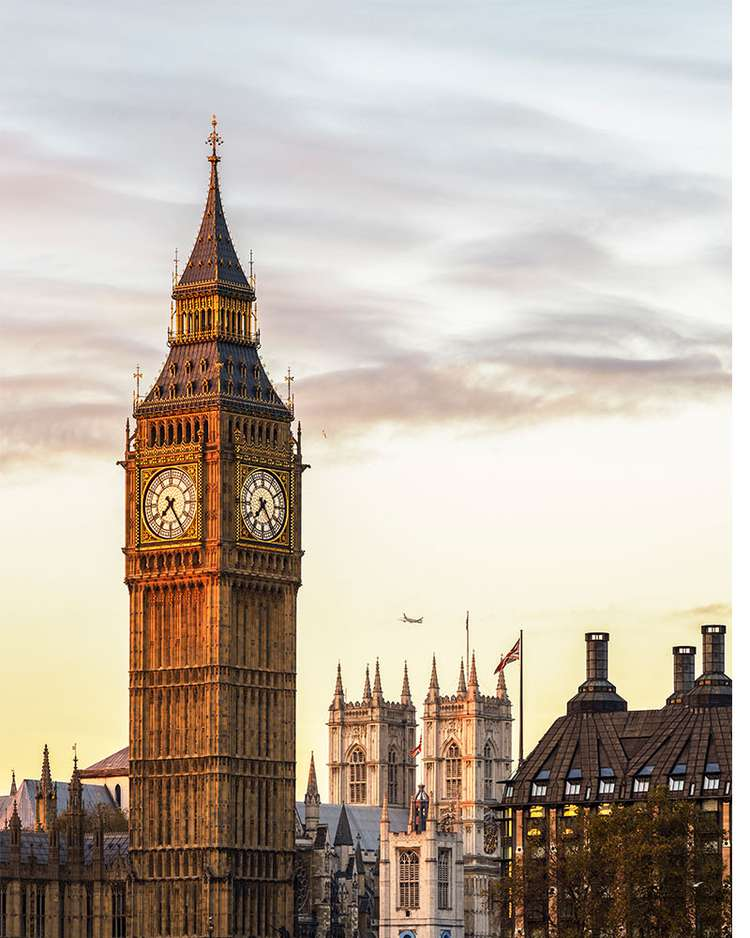
#> input picture operações/Images/torre1.png, 750 x 938 px, found by its file name
$ python Espelhamento.py
#> lines starting #> are read from the running program, lines starting #| are printed output that depends on the picture
import numpy as np
from PIL import Image
import os


def espelhamento_horizontal(image_path, output_path):

#> called with image_path = 'imagens/torre1.png'
    image = Image.open(image_path)
#> image is the input picture: PIL image 750x938 RGB; mean R, G, B 189.3, 177.7, 165.5

    w, h = image.size
#> w = 750; h = 938

    img_array = np.array(image)

    # Cria uma nova matriz para a imagem espelhada horizontalmente
    mirrored_img = np.zeros_like(img_array)

    # Preenche a nova imagem espelhada
    for x in range(w):
        for y in range(h):
            new_x = w - 1 - x  # Inverte as colunas (espelhamento horizontal)
            mirrored_img[y, new_x] = img_array[y, x]
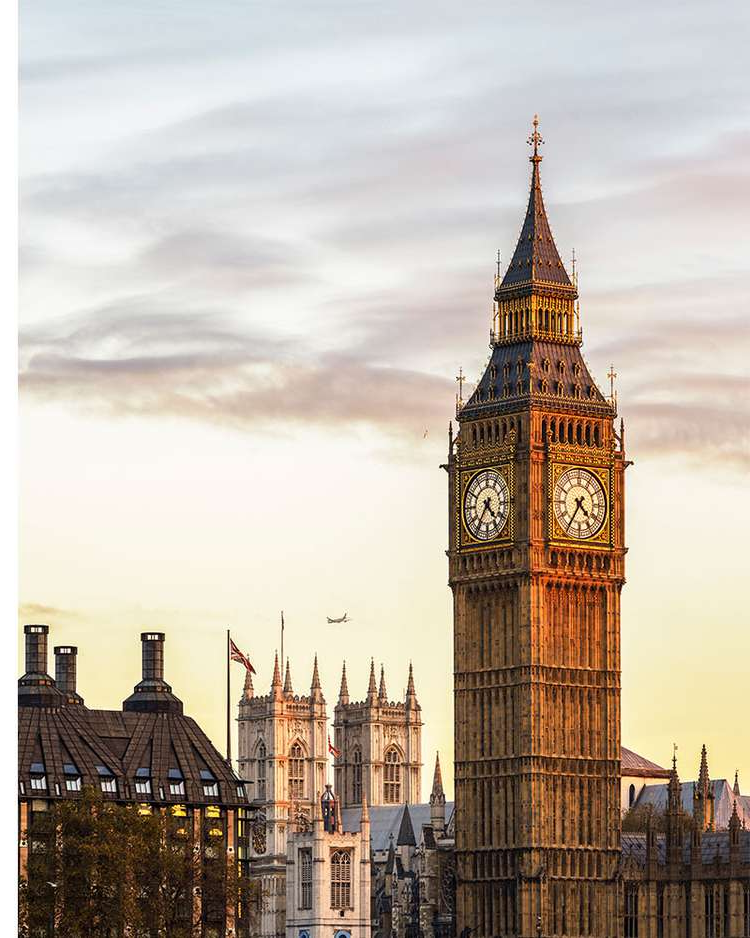
#> mirrored_img: shape (938, 750, 3); mean R, G, B 189.3, 177.7, 165.5

    # Converte de volta para uma imagem PIL
    mirrored_image = Image.fromarray(mirrored_img)

    mirrored_image.save(output_path)
    print(f"A imagem espelhada foi salva em: {output_path}")


input_dir = "imagens"
output_dir = "resultados"
if not os.path.exists(output_dir):
    os.makedirs(output_dir)

image_path = os.path.join(input_dir, "torre1.png")
output_path = os.path.join(output_dir, "imagem_espelhada_horizontal.jpg")

espelhamento_horizontal(image_path, output_path)

$ run again, with operações/Images/parque1.png copied over operações/Images/torre1.png
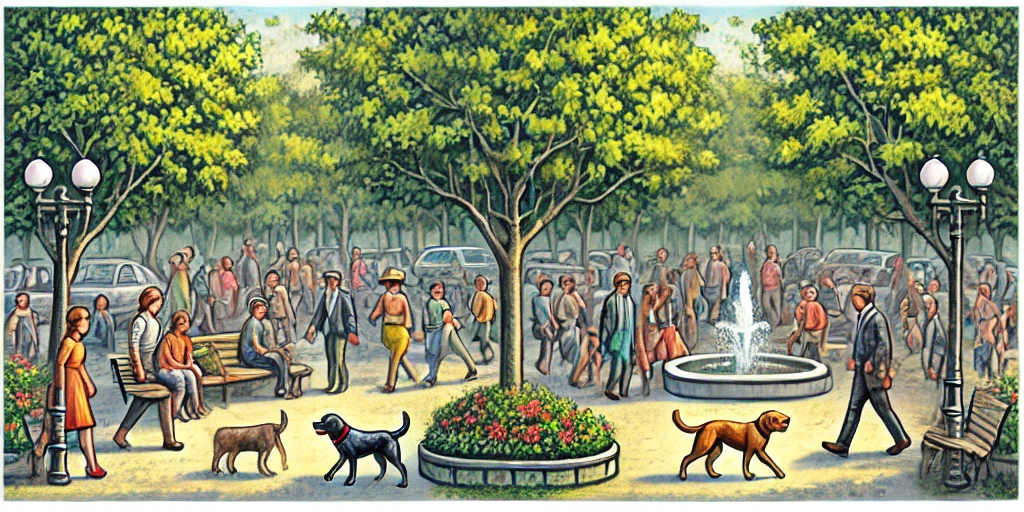
#> input picture operações/Images/parque1.png, 1024 x 512 px, found by its file name
#> in espelhamento_horizontal, image is the input picture: PIL image 1024x512 RGB; mean R, G, B 132.8, 140.8, 107.2
#> after the loop in espelhamento_horizontal, `for x in range(w):`:
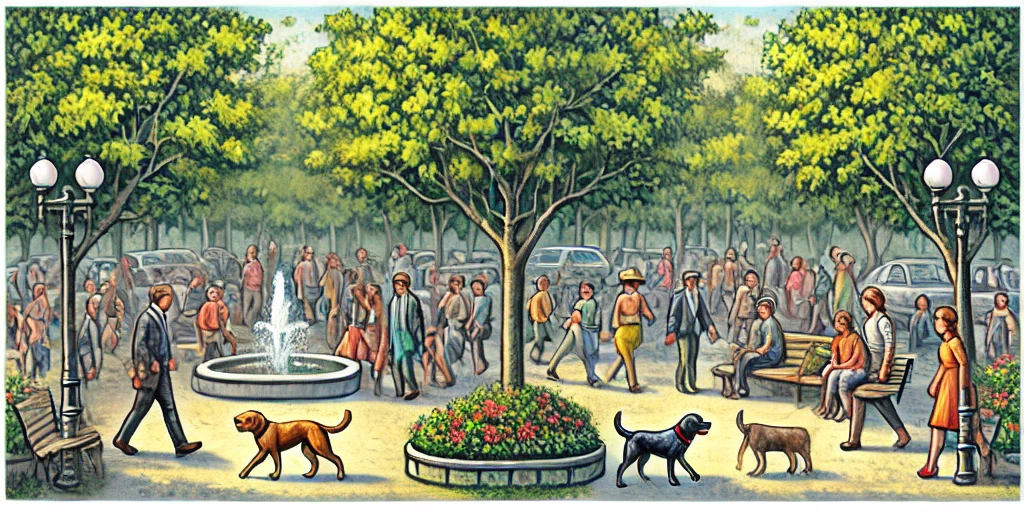
#> mirrored_img: shape (512, 1024, 3); mean R, G, B 132.8, 140.8, 107.2
